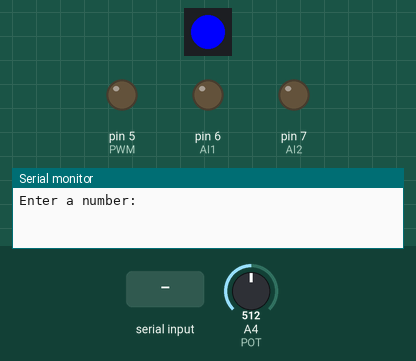
A sketch run on a simulated Arduino Uno, built with avr-gcc and run on an emulated ATmega328P. Parts: 1 RGB LEDs in strip order, left to right, output pins drawn as LEDs (lit = HIGH), the last lines printed to the serial monitor. Inputs (shaded band) come from the test bench; at power-on: A4 (POT) = 512.

Above: at 1.2 s.
1.3 s: "90,45\n" received over Serial
At 1.7 s:
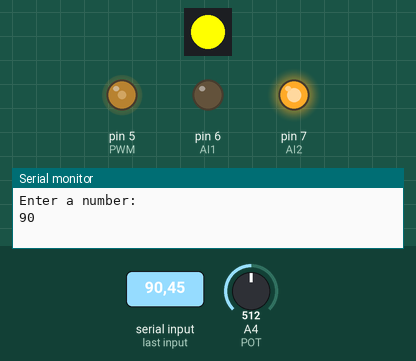
2.8 s: A4 (POT) set to 22
4.6 s: A4 (POT) set to 18
At 6.7 s:
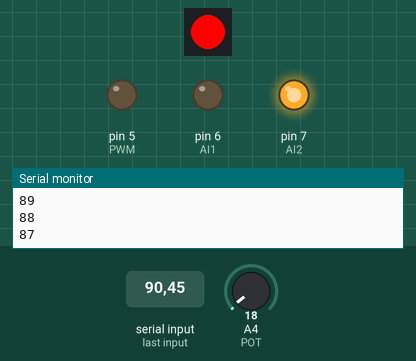
Timing chart, 0 to 8.2 s (numbered marks = the images above; inputs shaded):
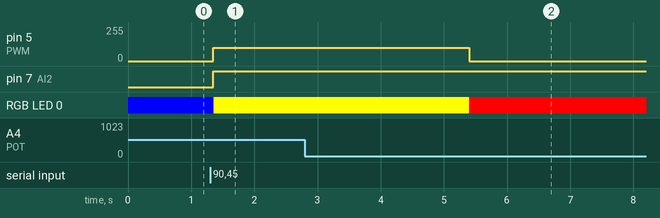

Measured:
- the behaviour switches between 20 and 19 on A4 (POT) (found by bisection; images 1 and 2)
- after the input at 1.3 s, pin 5 (PWM): 0/255 → 100/255 after 0.05 s; pin 7 (AI2): LOW → HIGH after 0.05 s; RGB LED 0: RGB(0, 0, 255) → RGB(255, 255, 0) after 0.05 s
- after the input at 4.6 s, pin 5 (PWM): 100/255 → 0/255 after 0.80 s; RGB LED 0: RGB(255, 255, 0) → RGB(255, 0, 0) after 0.80 s

The sketch:

part_9_microwave.ino
```cpp
#include <Adafruit_NeoPixel.h>
#define NUM_LEDS    1     // Only one LED on board
#define POT 4 // potentiometer
#define PWM 5
#define AI1 6
#define AI2 7
#define LED_PIN     8     // Data pin connected to onboard RGB LED
//define speaker pin?

enum state_nodes {START, COOKING, PAUSED, DONE, STANDBY};
enum state_nodes current_state = START;
int cookTime = 0;  // Global variable
Adafruit_NeoPixel pixel(NUM_LEDS, LED_PIN, NEO_GRB + NEO_KHZ800);


void setup() {
  // put your setup code here, to run once:
  Serial.begin(115200);
  pixel.begin();
  pinMode(AI1, OUTPUT);
  pinMode(AI2, OUTPUT);
  pinMode(PWM, OUTPUT);
  //speaker pin??

}

void loop() {

  uint16_t potValue = analogRead(POT); //POT INPUT

  switch (current_state) {

    case START:
     pixel.setPixelColor(0, pixel.Color(0, 0, 255)); // Display Red// LED turns blue
     pixel.show();
     Serial.println("Enter a number: ");
     while (Serial.available() == 0){
      delay(10);
     }
     cookTime = Serial.parseInt();
     while(Serial.available() > 0) {
        Serial.read();
      }
      if(analogRead(POT) < 12)
      {
        current_state = STANDBY;
      }
     if (cookTime > 0){
      current_state = COOKING;
     }
     break;

    case COOKING:
      pixel.setPixelColor(0, pixel.Color(255, 255, 0)); // Display Red//yellow LED
      pixel.show();
      analogWrite(PWM, 100);
      digitalWrite(AI1, LOW);
      digitalWrite(AI2, HIGH);
      //add conditional of pot turning or door opening if so then current state becomes PAUSED
      while(cookTime > 0){
        if(analogRead(POT) < 20) {
          current_state = PAUSED;
          break;
        }
        Serial.println(cookTime);
        cookTime = cookTime -1;
        delay(1000);

      }
      if (cookTime == 0){
        current_state = DONE;
      }

      break;

    case PAUSED:
    pixel.setPixelColor(0, pixel.Color(255, 0, 0)); // Display Red
    pixel.show();
    analogWrite(PWM, 0);
    while(analogRead(POT) < 3000)
    {
      delay(10);
    }
    current_state = COOKING;
    break;

    case DONE:
      Serial.println("DONE!");
      pixel.setPixelColor(0, pixel.Color(0, 255, 0)); // Display  turns green
      pixel.show();
      analogWrite(PWM, 0);
      // speaker beeps
      //make condtional on waiting for door to open or pot
      if(analogRead(POT) < 12)
      {
        current_state = STANDBY;
      }
    break;

    case STANDBY:
      pixel.setPixelColor(0, pixel.Color(255, 0, 0)); // Display  turns green
      pixel.show();
      if(analogRead(POT) > 3000)
      {
        current_state = START;
      }
  }


  delay(50);
}
```
